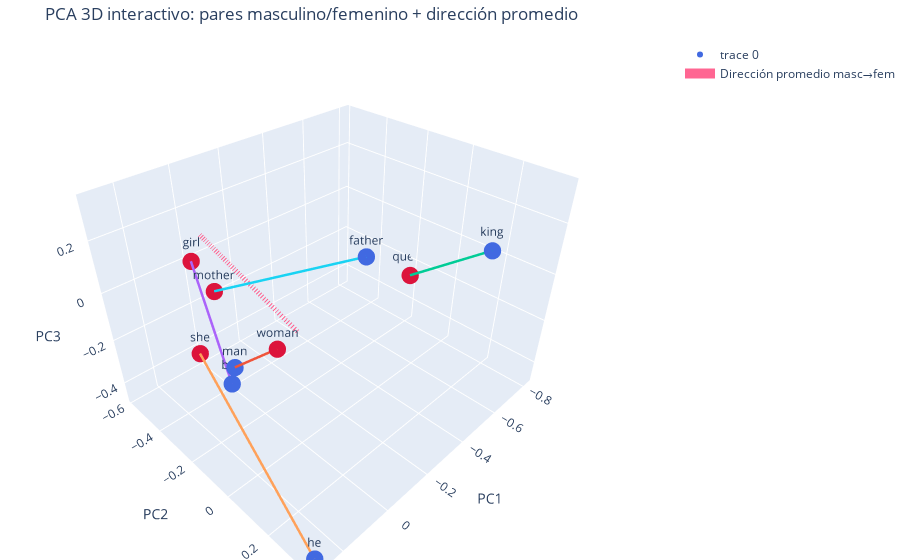

Write notebook code for a chart like this one.
### Code cell
# Colores por rol (masc/fem)
role = {}
for m, f in pairs_ok:
    role[m] = "male"
    role[f] = "female"

colors = ["royalblue" if role.get(w)=="male" else "crimson" for w in words]

fig = go.Figure()

# Puntos 3D
fig.add_trace(go.Scatter3d(
    x=Z[:,0], y=Z[:,1], z=Z[:,2],
    mode="markers+text",
    text=words,
    textposition="top center",
    marker=dict(size=6, color=colors),
    hovertext=[f"{w} ({role.get(w,'')})" for w in words],
    hoverinfo="text"
))

# Flechas por pareja (líneas mascul→femen)
word_to_xyz = {w: Z[i] for i, w in enumerate(words)}
for m, f in pairs_ok:
    p0 = word_to_xyz[m]
    p1 = word_to_xyz[f]
    fig.add_trace(go.Scatter3d(
        x=[p0[0], p1[0]],
        y=[p0[1], p1[1]],
        z=[p0[2], p1[2]],
        mode="lines",
        line=dict(width=5),
        hoverinfo="skip",
        showlegend=False
    ))

# Flecha global masculino→femenino desde el centro del cloud
center = Z.mean(axis=0)
scale = float(np.linalg.norm(Z.std(axis=0)) * 1.2)  # ajusta tamaño visual
end = center + unit(gender_dir_3d) * scale

fig.add_trace(go.Scatter3d(
    x=[center[0], end[0]],
    y=[center[1], end[1]],
    z=[center[2], end[2]],
    mode="lines",
    line=dict(width=10, dash="dash"),
    name="Dirección promedio masc→fem",
    hoverinfo="skip"
))

fig.update_layout(
    title="PCA 3D interactivo: pares masculino/femenino + dirección promedio",
    scene=dict(
        xaxis_title="PC1",
        yaxis_title="PC2",
        zaxis_title="PC3",
    ),
    margin=dict(l=0, r=0, t=40, b=0)
)

fig.show()

### Figure 1 — Plotly figure (JSON) as saved in the notebook; plotly's stock layout.template omitted (floating-point values rounded to 4 significant figures)
{"data": [{"hoverinfo": "text", "hovertext": ["man (male)", "woman (female)", "king (male)", "queen (female)", "boy (male)", "girl (female)", "he (male)", "she (female)", "father (male)", "mother (female)"], "marker": {"color": ["royalblue", "crimson", "royalblue", "crimson", "royalblue", "crimson", "royalblue", "crimson", "royalblue", "crimson"], "size": 6}, "mode": "markers+text", "text": ["man", "woman", "king", "queen", "boy", "girl", "he", "she", "father", "mother"], "textposition": "top center", "type": "scatter3d", "x": [0.2237, 0.2492, -0.5773, -0.8147, 0.2181, 0.1378, 0.2874, 0.2004, -0.05987, 0.1352], "y": [-0.02394, 0.2099, 0.2887, -0.2023, -0.05793, -0.3254, 0.3654, -0.2486, 0.2156, -0.2214], "z": [-0.02019, 0.201, 0.1652, -0.2625, -0.1101, 0.1701, -0.4692, -0.1156, 0.334, 0.1073]}, {"hoverinfo": "skip", "line": {"width": 5}, "mode": "lines", "showlegend": false, "type": "scatter3d", "x": [0.2237, 0.2492], "y": [-0.02394, 0.2099], "z": [-0.02019, 0.201]}, {"hoverinfo": "skip", "line": {"width": 5}, "mode": "lines", "showlegend": false, "type": "scatter3d", "x": [-0.5773, -0.8147], "y": [0.2887, -0.2023], "z": [0.1652, -0.2625]}, {"hoverinfo": "skip", "line": {"width": 5}, "mode": "lines", "showlegend": false, "type": "scatter3d", "x": [0.2181, 0.1378], "y": [-0.05793, -0.3254], "z": [-0.1101, 0.1701]}, {"hoverinfo": "skip", "line": {"width": 5}, "mode": "lines", "showlegend": false, "type": "scatter3d", "x": [0.2874, 0.2004], "y": [0.3654, -0.2486], "z": [-0.4692, -0.1156]}, {"hoverinfo": "skip", "line": {"width": 5}, "mode": "lines", "showlegend": false, "type": "scatter3d", "x": [-0.05987, 0.1352], "y": [0.2156, -0.2214], "z": [0.334, 0.1073]}, {"hoverinfo": "skip", "line": {"dash": "dash", "width": 10}, "mode": "lines", "name": "Dirección promedio masc→fem", "type": "scatter3d", "x": [-1.341e-08, -0.05768], "y": [1.639e-08, -0.5815], "z": [2.235e-09, 0.08722]}], "layout": {"margin": {"b": 0, "l": 0, "r": 0, "t": 40}, "scene": {"xaxis": {"title": {"text": "PC1"}}, "yaxis": {"title": {"text": "PC2"}}, "zaxis": {"title": {"text": "PC3"}}}, "title": {"text": "PCA 3D interactivo: pares masculino/femenino + dirección promedio"}}}
